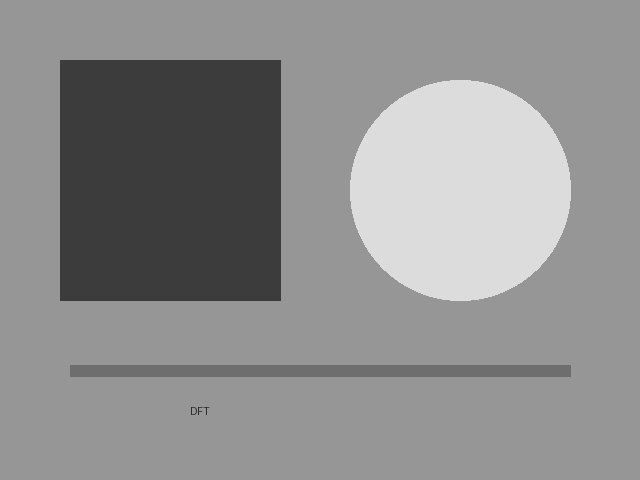
#> input picture 13_Magnitude_Spectrum/input.jpg, 640 x 480 px
$ python program.py
#> lines starting #> are read from the running program, lines starting #| are printed output that depends on the picture
import cv2
import numpy as np
import os

folder = os.path.dirname(os.path.abspath(__file__))

img = cv2.imread(os.path.join(folder, "input.jpg"), 0)
#> img is the input picture: shape (480, 640); min 40, max 227, mean 142.3

if img is None:
    print("Error: input.jpg not found!")
    exit()

dft = np.fft.fft2(img)
dft_shift = np.fft.fftshift(dft)
magnitude = np.abs(dft_shift)
magnitude = 20 * np.log(magnitude + 1)
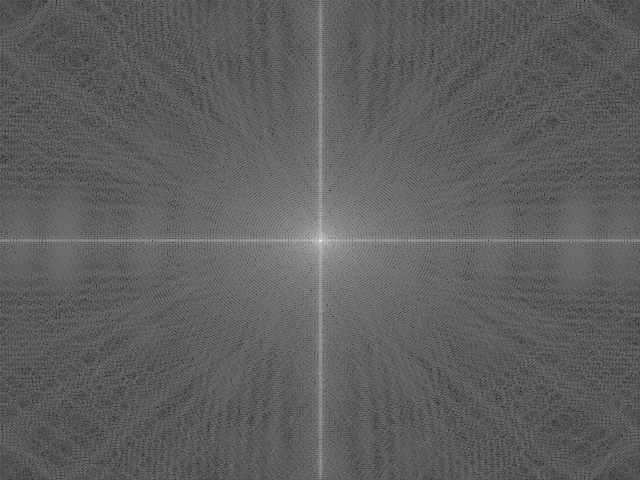
#> magnitude: shape (480, 640) float64; min 7.6, max 351.9, mean 136.5; drawn with min black and max white
magnitude = cv2.normalize(magnitude, None, 0, 255, cv2.NORM_MINMAX)
magnitude = np.uint8(magnitude)

cv2.imwrite(os.path.join(folder, "output.png"), magnitude)

print("Magnitude Spectrum saved successfully!")
